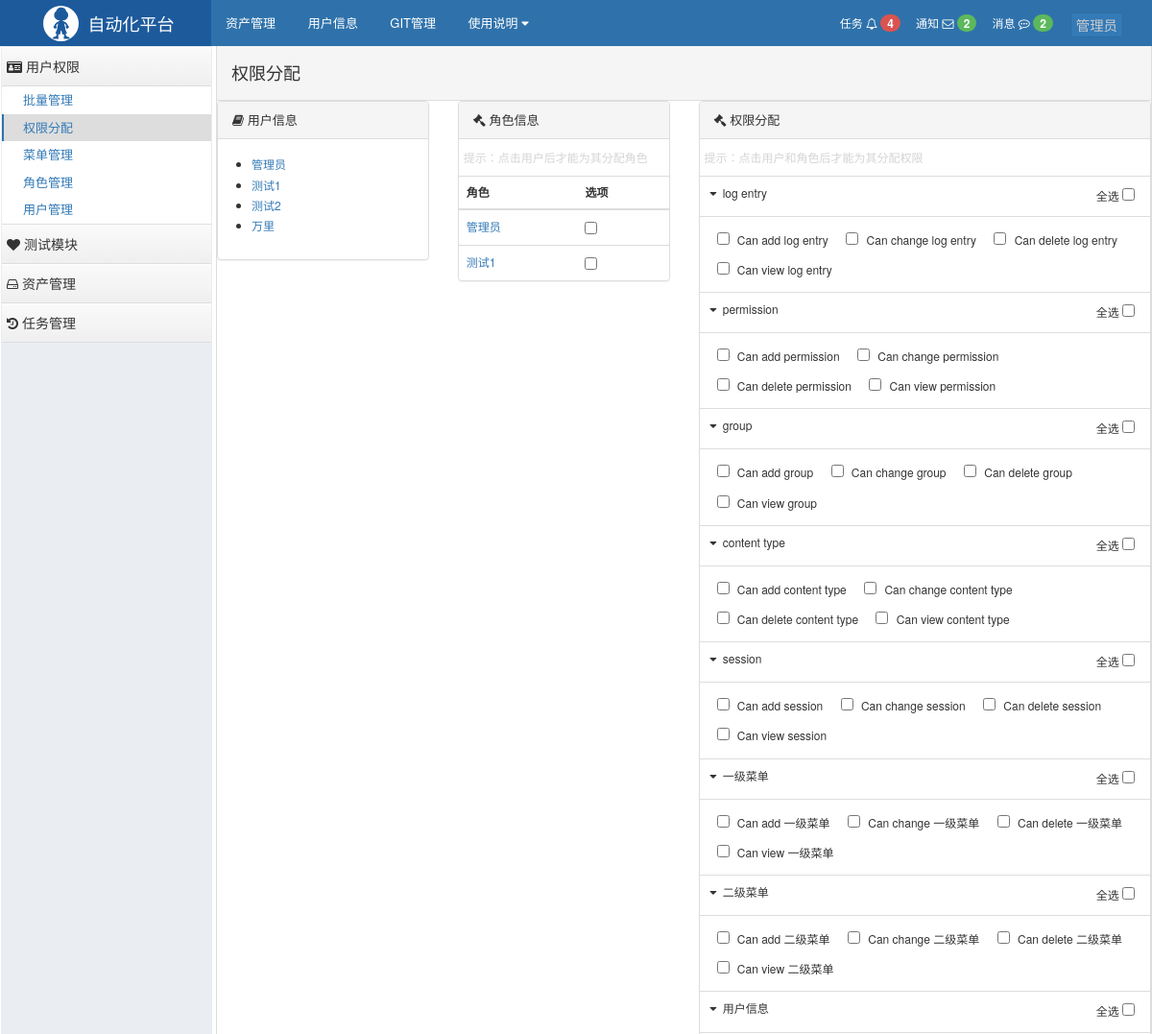
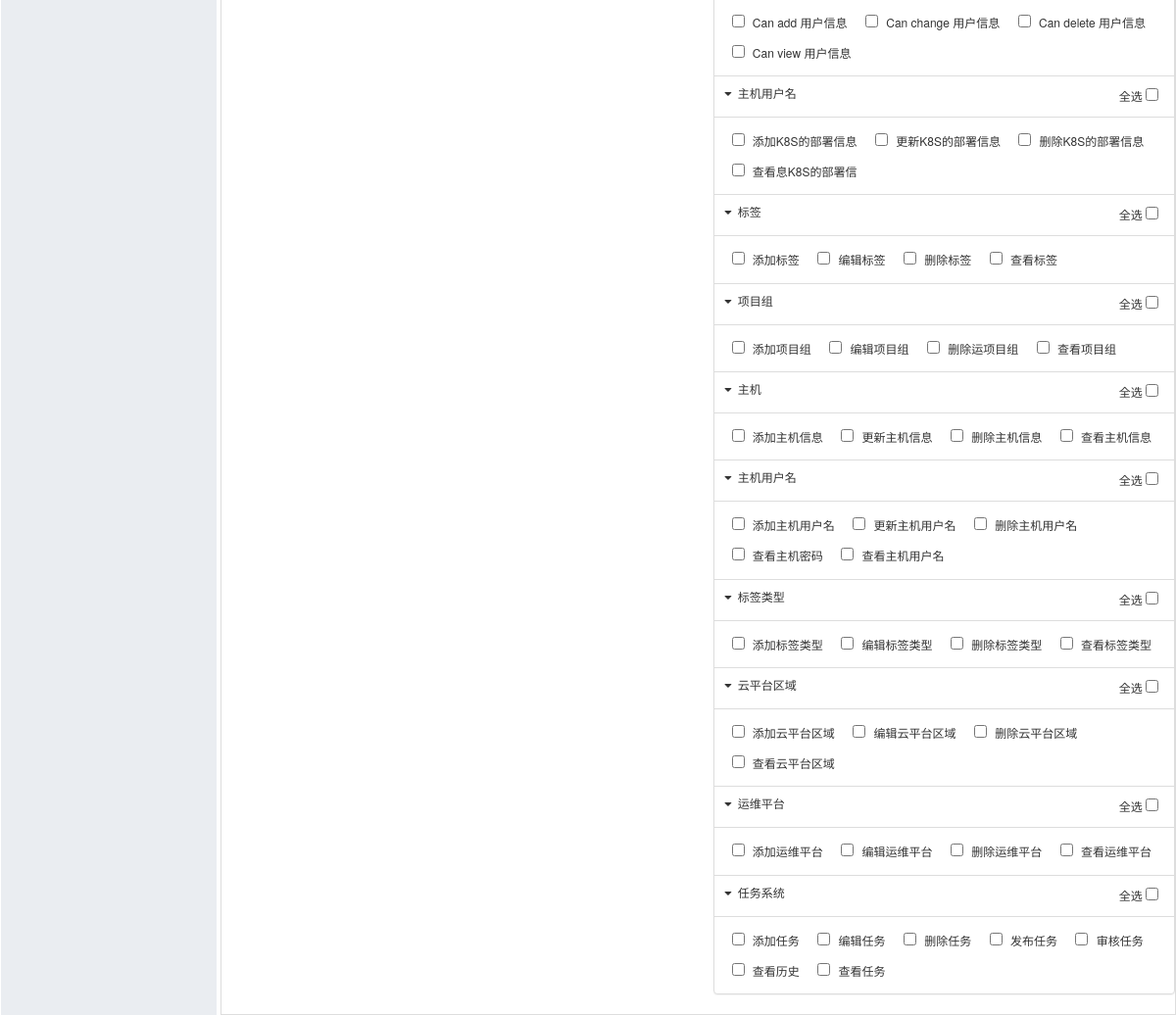
The page /users/permissions/ (signed in) on the database its author committed (2 pictures, top to bottom).
### users/models.py (models this page shows, shortened)
class UserInfo(AbstractUser):
    SEX = (
        (0, '男'),
        (1, '女'),
    )
    name = models.CharField('中文名', max_length=30)
    phone = models.CharField('手机', max_length=11, null=True, blank=True)
    sex = models.IntegerField(choices=SEX, null=True, blank=True, verbose_name="性别")
    class Meta:
        verbose_name = '用户信息'

class Menu_Level_One(models.Model):
    title = models.CharField(max_length=32, verbose_name='一级菜单名称')
    icon = models.CharField(max_length=32, verbose_name='图标')
    class Meta:
        verbose_name = '一级菜单'

class Menu_Level_Two(models.Model):
    title = models.CharField(verbose_name='标题', max_length=32)
    url = models.CharField(verbose_name='含正则的url', max_length=128)
    name = models.CharField(verbose_name='url的名称', max_length=32, unique=True)
    menu = models.ForeignKey(
        to='Menu_Level_One',
        verbose_name='所属菜单',
        null=True, blank=True,
        help_text='null标示不是菜单,非null表示二级菜单',
        on_delete=models.CASCADE
    )
    pid = models.ForeignKey(
        to=Permission,
        verbose_name='关联的权限',
        null=True,
        blank=True,
        related_name='parents',
        help_text='对于非菜单权限需要选择一个可以成为菜单的权限,用户做默认展开和选中菜单',
        on_delete=models.CASCADE
    )
    class Meta:
        verbose_name = '二级菜单'

### users/views/user.py (the view, shortened to what this page needs)
# urls.py: path('permissions/', permissions, name='permissions'),
@login_required
@permission_required(perm='auth.view_permission')
def permissions(request):
    user_id = request.GET.get('uid')
    group_id = request.GET.get('gid')
    user_object = Users.objects.filter(id=user_id).first()
    if not user_object:
        user_id = None
    group_object = Group.objects.filter(id=group_id).first()
    if not group_object:
        group_id = None
    if request.method == 'POST' and request.POST.get('type') == 'group':
        role_id_list = request.POST.getlist('groups')
        if not user_object:
            return HttpResponse('请选择用户，然后再分配角色！')
        user_object.groups.set(role_id_list)
    if user_object:
        user_groups = user_object.groups.all()
    else:
        user_groups = []
    user_has_groups_dict = {item.id: None for item in user_groups}
    if group_object:
        group_permissions = group_object.permissions.all()
        permissions_dict = {item.id: None for item in group_permissions}
    else:
        permissions_dict = {}
    user_list = Users.objects.all()
    group_list = Group.objects.all()
    con_type_list = ContentType.objects.values()
    for item in con_type_list:
        item['title'] = ContentType.objects.get(id=item['id']).name
        permission_list = Permission.objects.filter(
            content_type_id=item['id']).values()
        item['permission'] = [item for item in permission_list]
    return render(
        request, 'users/permission.html', {
            'user_list': user_list,
            'group_list': group_list,
            'all_menu_list': con_type_list,
            'user_id': user_id,
            'group_id': group_id,
            'user_has_groups_dict': user_has_groups_dict,
            'permissions_dict': permissions_dict,
        })

### users/templatetags/menu.py (called while the page is built)
@register.inclusion_tag('users/path_navigation.html')
def path_navigation(request):
    current_url = request.path_info
    user_object = Users.objects.get(id=request.user.id)
    url_record = "权限不足"
    if user_object:
        permissions_set = set()
        for item in user_object.groups.all():
            for i in item.permissions.all().values('id'):
                permissions_set.add(i['id'])
        for item in user_object.user_permissions.all().values('id'):
            permissions_set.add(item['id'])
        menu_level_two_queryset = Menu_Level_Two.objects.filter(
            pid__in=list(permissions_set)).values()
        for item in menu_level_two_queryset:
            if re.match(item['url'], current_url):
                url_record = item['title']
                break
    return {'url_record': url_record}

### templates/users/permission.html (shortened to what this page needs)
{% extends 'base/layout.html' %}
{% load static %}
{% block page-content %}
    <div class="row">
        <div class="col-md-3 user-area">
            <div class="panel panel-default">
                <div class="panel-heading">
                    <i class="fa fa-book" aria-hidden="true"></i> 用户信息
                </div>
                <div class="panel-body">
                    <ul>
                        {% for row in user_list %}
                            <li class="{% if row.id|safe == user_id %}active{% endif %}">
                                <a href="?uid={{ row.id }}">{{ row.name }}</a>
                            </li>
                        {% endfor %}
                    </ul>
                </div>
            </div>
        </div>
        <div class="col-md-3 role-area">
            <form method="post">
                <div class="panel panel-default">
                    <div class="panel-heading">
                        <i class="fa fa-gavel" aria-hidden="true"></i> 角色信息
                    </div>
                    <div class="panel-body"  style="color: #d4d4d4;padding:10px  5px;">
                        提示：点击用户后才能为其分配角色
                    </div>
                    <table class="table">
                        <thead>
                        <tr>
                            <th>角色</th>
                            <th>选项</th>
                        </tr>
                        </thead>
                        <tbody>
                        {% for row in group_list %}
                            <tr class="{% if row.id|safe == group_id %}active{% endif %}">
                                <td>
                                    {% if user_id %}
                                        <a href="?uid={{ user_id }}&gid={{ row.id }}">{{ row.name }}</a>
                                    {% else %}
                                        <a href="?gid={{ row.id }}">{{ row.name }}</a>
                                    {% endif %}
                                </td>
                                <td>
                                    <input type="checkbox" name="groups" value="{{ row.id }}"
                                        {% if row.id in user_has_groups_dict %}checked{% endif %} >
                                </td>
                            </tr>
                        {% endfor %}
                        </tbody>
                    </table>
                </div>
            </form>
        </div>
        <div class="col-md-6 permission-area">
            <form method="post">
                <div class="panel panel-default">
                    <div class="panel-heading">
                        <i class="fa fa-gavel" aria-hidden="true"></i> 权限分配
                    </div>
                    <div class="panel-body"  style="color: #d4d4d4;padding:10px  5px;">
                        提示：点击用户和角色后才能为其分配权限
                    </div>
                    <table class="table">
                        <tbody>
                        {% for item in all_menu_list %}
                            <tr class="root">
                                <td>
                                    <i class="fa fa-caret-down" aria-hidden="true"></i>
                                    {{ item.title }}
                                    <div class="select-help">
                                        <div class="check-all">
                                            <label for="check_all_{{ item.id }}">全选</label>
                                            <input id="check_all_{{ item.id }}" type="checkbox">
                                        </div>
                                    </div>
                                </td>
                            </tr>
                            {% if item.permission %}
                                <tr class="node">
                                    <td>
                                        {% for node in item.permission %}
                                            <div class="parent">
                                                <input id="permission_{{ node.id }}" name="permissions"
                                                       value="{{ node.id }}" type="checkbox">
                                                <label for="permission_{{ node.id }}">{{ node.name }}</label>
                                            </div>
                                        {% endfor %}
                                    </td>
                                </tr>
                            {% endif %}
                        {% endfor %}
                        </tbody>
                    </table>
                </div>
            </form>
        </div>
    </div>
{% endblock %}

### templates/base/layout.html (shortened to what this page needs)
{% load static %}
{% load menu %}
<!DOCTYPE html>
<html lang="en">
<head>
    <link rel="stylesheet" href="{% static '/plugins/bootstrap/css/bootstrap.css' %} " />
    <link rel="stylesheet" href="{% static '/plugins/font-awesome/css/font-awesome.css' %} " />
    <link rel="stylesheet" href="{% static '/css/commons.css' %} " />
    <link rel="stylesheet" href="{% static '/css/nav.css' %} " />
    <link rel="stylesheet" href="{% static '/css/rbac.css' %} " />
    <link rel="stylesheet" href="{% static '/css/search-group.css' %} " />
</head>
<body>
    <div class="pg-header">
        <div class="nav">
            <div class="logo-area left">
                <a href="#">
                    <img class="logo" src="{% static 'img/logo.svg' %}">
                    <span style="font-size: 18px;">自动化平台 </span>
                </a>
            </div>
            <div class="left-menu left">
                <a class="menu-item">资产管理</a>
                <a class="menu-item">用户信息</a>
                <a class="menu-item">GIT管理</a>
                <div class="menu-item">
                    <span>使用说明</span>
                    <i class="fa fa-caret-down" aria-hidden="true"></i>
                </div>
            </div>
            <div class="right-menu right clearfix">
                <div class="user-info right">
                    <a href="#" class="more-item btn btn-primary btn-xs" style="color:#ccc; font-size: larger;">
                        {{ request.user.name }}
                    </a>
                </div>
                <a class="user-menu right">
                    消息
                    <i class="fa fa-commenting-o" aria-hidden="true"></i>
                    <span class="badge bg-success">2</span>
                </a>
                <a class="user-menu right">
                    通知
                    <i class="fa fa-envelope-o" aria-hidden="true"></i>
                    <span class="badge bg-success">2</span>
                </a>
                <a class="user-menu right">
                    任务
                    <i class="fa fa-bell-o" aria-hidden="true"></i>
                    <span class="badge bg-danger">4</span>
                </a>
            </div>
        </div>
    </div>
    <div class="pg-body">
        <div class="left-menu">
            <div class="menu-body">
                {% multi_menu request %}
            </div>
        </div>
        <div class="right-body">
            {% path_navigation request %}
            {% block page-content %} {% endblock %}
        </div>
    </div>
</body>
</html>

### templates/users/multi_menu.html
<div class="multi-menu">
    {% for item in menu_dict.values %}
        <div class="item">
            <div class="title"><span class="icon-wrap"><i class="fa {{ item.icon }}"></i></span> {{ item.title }}</div>
            <div class="body {{ item.class }}">
                {% for per in item.children %}
                        <a class="{{ per.class }}" style="{{ per.style }}" href="{{ per.url }}">{{ per.title }}</a>
                {% endfor %}
            </div>
        </div>
    {% endfor %}
</div>

### templates/users/path_navigation.html
<div>
    <ol class="breadcrumb no-radius no-margin" style="border-bottom: 1px solid #ddd;">
        <h4 class="title">{{ url_record }}</h4>
    </ol>
</div>

### static/css/commons.css (style rules this page uses)
body { margin: 0; }
img { border: 0; }
.left { float: left; }
.right { float: right; }
.clearfix:after { clear: both; display: block; visibility: hidden; height: 0; }
.bg-danger { background-color: #d9534f !important; color: #ffffff; }
.bg-success { background-color: #5cb85c !important; color: #ffffff; }
.badge { display: inline-block; min-width: 10px; padding: 3px 7px; font-size: 12px; font-weight: bold; line-height: 1; color: #fff; text-align: center; white-space: nowrap; vertical-align: baseline; background-color: #777; border-radius: 10px; }
.no-radius { border-radius: 0; }
.no-margin { margin: 0; }
.pg-body > .left-menu { background-color: #EAEDF1; position: absolute; left: 1px; top: 48px; bottom: 0; width: 220px; border: 1px solid #EAEDF1; overflow: auto; }
.pg-body > .right-body { position: absolute; left: 225px; right: 0; top: 48px; bottom: 0; overflow: scroll; border: 1px solid #ddd; border-top: 0; font-size: 13px; min-width: 755px; }

### static/css/nav.css (style rules this page uses)
.nav { min-width: 980px; height: 48px; background-color: #2F72AB; color: #ffffff; line-height: 48px; overflow: visible; font-size: 12px; }
.nav .logo-area { width: 220px; overflow: hidden; height: 48px; text-align: center; background-color: #1c5a9c; }
.nav .logo-area > a { color: #ffffff; text-decoration: none; display: inline-block; }
.nav .logo-area .logo { height: 37px; width: 37px; float: left; margin: 6px; margin-right: 10px; }
.nav .left-menu { font-size: 13px; }
.nav .left-menu .menu-item { display: inline-block; padding: 0 15px; cursor: pointer; position: relative; color: white; text-decoration: none; }
.nav .right-menu .user-menu { padding: 0 8px; cursor: pointer; color: white; text-decoration: none; }
.nav .right-menu .user-info { padding: 0 30px 0 10px; height: 48px; position: relative; }

### static/css/rbac.css (style rules this page uses)
.multi-menu .item { background-color: white; }
.multi-menu .item > .title { padding: 10px 5px; border-bottom: 1px solid #dddddd; cursor: pointer; color: #333; display: block; background: #efefef; background: -webkit-gradient(linear, left bottom, left top, color-stop(0, #efefef), color-stop(1, #fafafa)); background: -ms-linear-gradient(bottom, #efefef, #fafafa); background: -o-linear-gradient(bottom, #efefef, #fafafa); filter: progid:dximagetransform.microsoft.gradient(startColorStr='#e3e3e3', EndColorStr='#ffffff'); -ms-filter: "progid:DXImageTransform.Microsoft.gradient(startColorStr='#fafafa',EndColorStr='#efefef')"; box-shadow: inset 0 1px 1px white; }
.multi-menu .item > .body { border-bottom: 1px solid #dddddd; }
.multi-menu .item > .body a { display: block; padding: 5px 20px; text-decoration: none; border-left: 2px solid transparent; font-size: 13px; }
.multi-menu .item > .body a.active { border-left: 2px solid #2F72AB; }

### templates/base/layout.html (style rules this page uses)
body { margin: 0; }
.no-radius { border-radius: 0; }
.no-margin { margin: 0; }
.pg-body>.left-menu { background-color: #EAEDF1; position: absolute; left: 1px; top: 48px; bottom: 0; width: 220px; border: 1px solid #EAEDF1; overflow: auto; }
.pg-body>.right-body { position: absolute; left: 225px; right: 0; top: 48px; bottom: 0; overflow: scroll; border: 1px solid #ddd; border-top: 0; font-size: 13px; min-width: 755px; }

### templates/users/permission.html (style rules this page uses)
table { font-size: 12px; }
.user-area ul { padding-left: 20px; }
.user-area li { cursor: pointer; padding: 2px 0; }
.user-area li a { display: block; }
.role-area tr td a { display: block; }
.panel-body { font-size: 12px; }
.permission-area tr.root { background-color: #FFFFFF; }
.permission-area tr.root td i { margin: 3px; }
.permission-area .node input[type='checkbox'] { margin: 0 5px; }
.permission-area .node .parent { padding: 5px 0; display: inline-block; margin: 2px 5px; }
.permission-area .node label { font-weight: normal; margin-bottom: 0; font-size: 12px; }
.select-help { float: right; }
.select-help label { font-weight: normal; cursor: pointer; }
.select-help .check-all { float: left; display: inline-block; margin-right: 8px; }

### rows shown on the page
UserInfo: user.name "管理员", name "管理员"
Menu_Level_One: title "用户权限"
Menu_Level_Two: title "批量管理"
Menu_Level_Two: title "权限分配", title "权限分配"
Menu_Level_Two: title "菜单管理"
Menu_Level_Two: title "角色管理"
Menu_Level_Two: title "用户管理"
Menu_Level_One: title "测试模块"
Menu_Level_One: title "资产管理"
Menu_Level_One: title "任务管理"
UserInfo: name "测试1"
UserInfo: name "测试2"
UserInfo: name "万里"

### other values the page prints
{{ row.name }} "管理员"
{{ row.name }} "测试1"
{{ item.title }} "log entry"
{{ node.name }} "Can add log entry"
{{ node.name }} "Can change log entry"
{{ node.name }} "Can delete log entry"
{{ node.name }} "Can view log entry"
{{ item.title }} "permission"
{{ node.name }} "Can add permission"
{{ node.name }} "Can change permission"
{{ node.name }} "Can delete permission"
{{ node.name }} "Can view permission"
{{ item.title }} "group"
{{ node.name }} "Can add group"
{{ node.name }} "Can change group"
